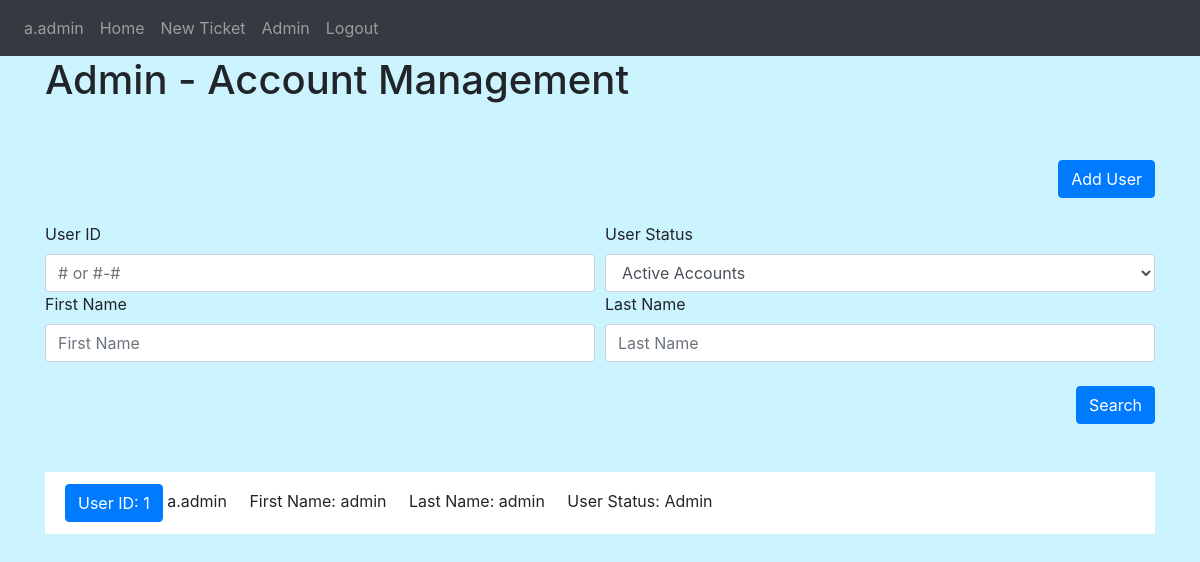
/admin (signed in), run on an earlier commit of the app's database.
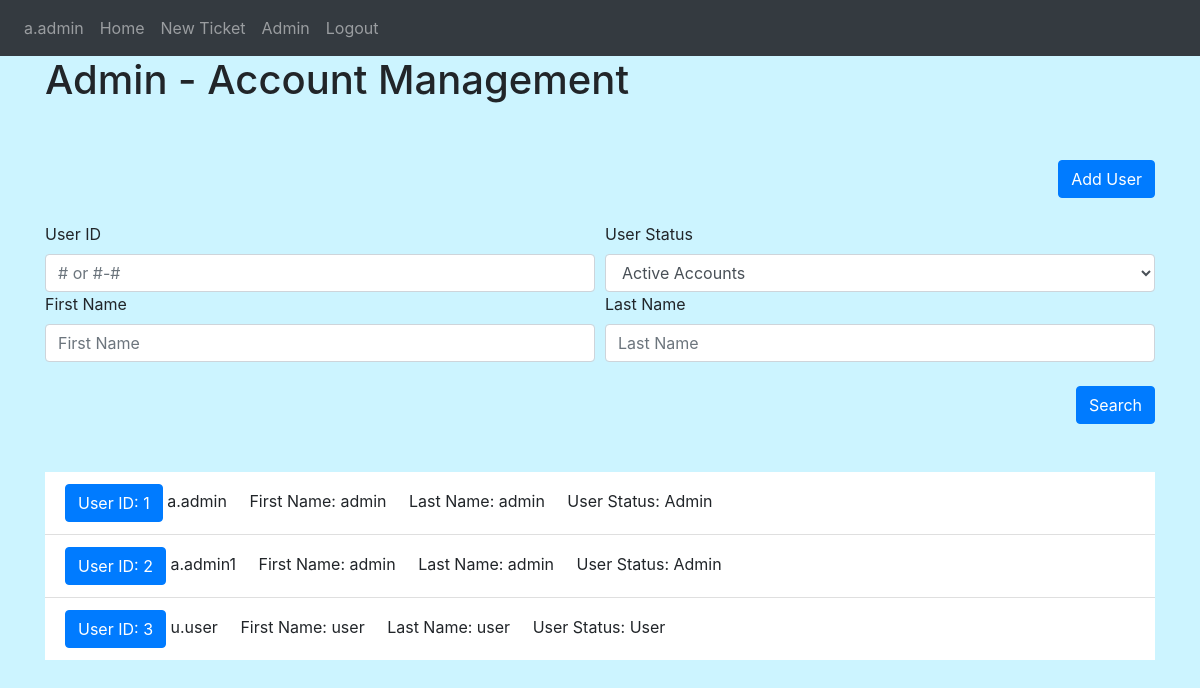
And on a later commit of the database.
### Website/models.py (models this page shows)
class User(db.Model, UserMixin):
    id = db.Column(db.Integer, primary_key=True)
    username = db.Column(db.String(100), unique=True) #automatically generated to f.lname
    fname = db.Column(db.String(100))
    lname = db.Column(db.String(100))
    user_status = db.Column(db.Integer) #0 is deactivated, 1 is user, 2 is admin
    password_hash = db.Column(db.String(150))
    user_entries = db.relationship('Entry', backref='owner')

### Website/views.py (the view, shortened to what this page needs)
@views.route('/admin', methods=['GET', 'POST'])
@login_required
def admin():
    return render_template("admin.html", user=current_user, users=User.query.filter(User.user_status != 0))

### Website/__init__.py (called while the page is built)
def create_app():
    app = Flask(__name__)
    app.config['SECRET_KEY'] = "SuperSecretKey"
    app.config['SQLALCHEMY_DATABASE_URI'] = f'sqlite:///{DB_NAME}'
    db.init_app(app)
    from .views import views
    from .auth import auth
    app.register_blueprint(views, url_prefix='/')
    app.register_blueprint(auth, url_prefix='/')
    from .models import User, Ticket, Entry
    create_database(app)
    login_manager = LoginManager()
    login_manager.login_view = 'auth.login'
    login_manager.init_app(app)
    @login_manager.user_loader
    def load_user(id):
        return User.query.get(int(id))
    return app

### Website/templates/admin.html (shortened to what this page needs)
{% extends "base.html" %}
{% block content%}
{% if user.user_status == 2%}
<h1> Admin - Account Management </h1>
    <br><br>
    <div align="right">
        <a href="/adduser" align="right" class="btn btn-primary"  onClick="" >Add User</a>
    </div>
    <br>
    <form method="POST">
        <div class="form-row">
          <div class="col-6">
            <label for="UserID">User ID</label>
            <input type="text" class="form-control" id="UserID" name="UserID" placeholder="# or #-#">
          </div>
          <div class="col-6">
            <label for="user_status">User Status</label>
            <select id="user_status" class="form-control" name="user_status">
                <option value='3' selected>Active Accounts</option>
            </select>
        </div>
        </div>
        <div class="form-row">
            <div class="col-6">
                <label for="fname">First Name</label>
                <input type="text" class="form-control" id="fname" name="fname" placeholder="First Name" >
              </div>
              <div class="col-6">
                  <label for="lname">Last Name</label>
                  <input type="text" class="form-control" id="lname" name="lname" placeholder="Last Name">
              </div>
        </div>
        <br>
        <div align="right">
            <button type="submit" class="btn btn-primary">Search</button>
            <br><br>
        </div>
        <br/>
      </form>
    <ul class="list-group list-group-flush" id="users">
        {% for temp in users%}
        <li class="list-group-item">
            <a href="/chng/{{temp.id}}" class="btn btn-primary" onClick="">User ID: {{temp.id}}</a>
            {{temp.username}}
            &nbsp;&nbsp;&nbsp;&nbsp;First Name: {{temp.fname}}
            &nbsp;&nbsp;&nbsp;&nbsp;Last Name: {{temp.lname}}
            &nbsp;&nbsp;&nbsp;&nbsp;User Status:
            {% if temp.user_status == 0 %}
                Deactivated
            {% elif temp.user_status == 1%}
                User
            {% elif temp.user_status == 2%}
                Admin
            {% endif %}
        </li>
        {% endfor%}
    </ul>
    {%else%}
    <h1> Unable to access link. Please contact an Admin to troubleshoot </h1>
    {%endif%}
{%endblock%}

### Website/templates/base.html (shortened to what this page needs)
<!DOCTYPE html>
<html>
  <head>
    <link
      rel="stylesheet"
      href="https://stackpath.bootstrapcdn.com/bootstrap/4.4.1/css/bootstrap.min.css"
    />
    <link
      rel="stylesheet"
      href="https://stackpath.bootstrapcdn.com/font-awesome/4.7.0/css/font-awesome.min.css"
    />
  </head>
  <body style="background-color:rgba(0, 202, 255, 0.2)">
    <nav class="navbar navbar-expand-lg navbar-dark bg-dark">
      <div class="collapse navbar-collapse" id="navbar">
        <div class="navbar-nav">
            {% if user.is_authenticated %}
            <a class="nav-item nav-link" id="user" href="/userpage">{{user.username}}</a>
            <a class="nav-item nav-link" id="home" href="/">Home</a>
            <a class="nav-item nav-link" id="adduser" href="/ticket">New Ticket</a>
            {% if user.user_status == 2 %}
            <a class="nav-item nav-link" id="login" href="/admin">Admin</a>
            {% endif %}
            <a class="nav-item nav-link" id="logout" href="/logout">Logout</a>
            {% else %}
            <a class="nav-item nav-link" id="login" href="/login">Login</a>
            {% endif %}
        </div>
       </div>
    </nav>
    <div class="container">
        {% block content%}
        {%endblock%}
    </div>
  </body>
</html>

What changed in the data, as far as the page shows it:
added User: id "2", username "a.admin1", fname "admin", lname "admin", user_status "Admin"
added User: id "3", username "u.user", fname "user", lname "user", user_status "User"
